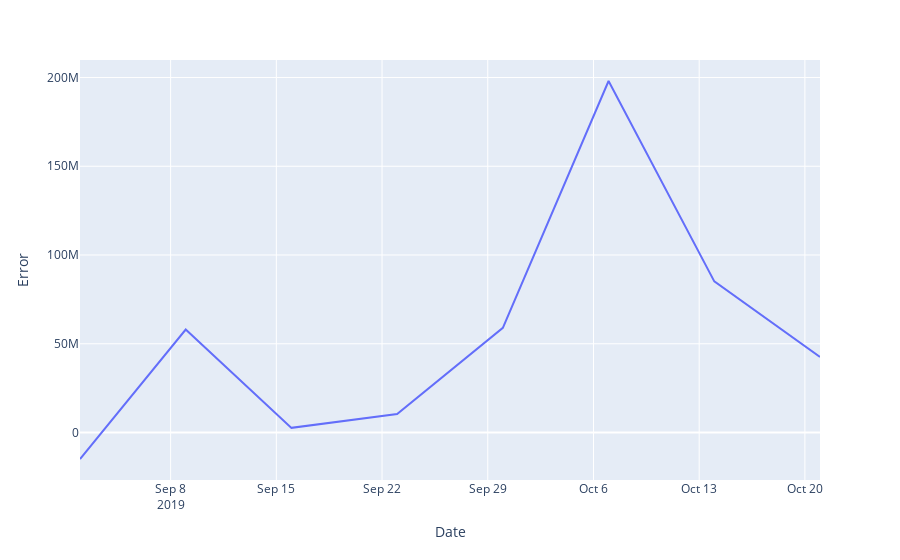

Source (notebook cell):
### Code cell
fig = px.line(x=residuals.index, y=residuals, labels={'x':'Date', 'y':'Error'})
fig.show()

### Figure 1 — Plotly figure (JSON) as saved in the notebook; plotly's stock layout.template omitted (floating-point values rounded to 4 significant figures)
{"data": [{"hovertemplate": "Date=%{x}<br>Error=%{y}<extra></extra>", "legendgroup": "", "line": {"color": "#636efa", "dash": "solid"}, "mode": "lines", "name": "", "orientation": "v", "showlegend": false, "type": "scatter", "x": ["2019-09-02T00:00:00", "2019-09-09T00:00:00", "2019-09-16T00:00:00", "2019-09-23T00:00:00", "2019-09-30T00:00:00", "2019-10-07T00:00:00", "2019-10-14T00:00:00", "2019-10-21T00:00:00"], "xaxis": "x", "y": [-14940000.0, 57980000.0, 2605000.0, 10390000.0, 58940000.0, 198000000.0, 85150000.0, 42580000.0], "yaxis": "y"}], "layout": {"legend": {"tracegroupgap": 0}, "margin": {"t": 60}, "xaxis": {"anchor": "y", "domain": [0, 1], "title": {"text": "Date"}}, "yaxis": {"anchor": "x", "domain": [0, 1], "title": {"text": "Error"}}}}
